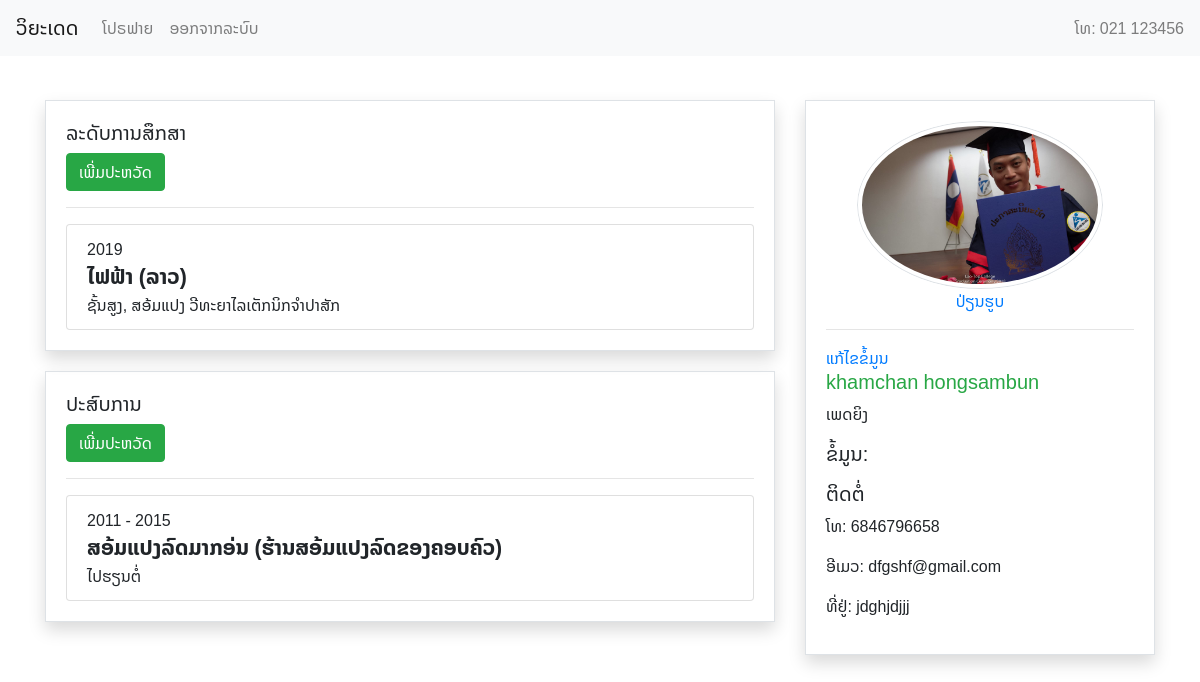
The app's page /profile.php (signed in) with its own data.
### tables this page shows
CREATE TABLE `educations` (
  `id` int(10) NOT NULL,
  `user_id` int(10) NOT NULL,
  `year_end` int(11) NOT NULL,
  `level` varchar(30) NOT NULL,
  `education_name` varchar(255) NOT NULL,
  `faculty` varchar(30) NOT NULL,
  `institute` varchar(30) NOT NULL,
  `country` varchar(30) NOT NULL
);

CREATE TABLE `experiences` (
  `id` int(10) NOT NULL,
  `experience_name` varchar(255) NOT NULL,
  `user_id` int(10) NOT NULL,
  `start` int(11) NOT NULL,
  `end` int(11) NOT NULL,
  `place` varchar(30) NOT NULL,
  `description` text NOT NULL
);

CREATE TABLE `users` (
  `id` int(11) NOT NULL,
  `user_name` varchar(30) NOT NULL,
  `password` varchar(255) NOT NULL,
  `admin` int(11) NOT NULL,
  `gender` int(10) NOT NULL,
  `f_name` varchar(20) NOT NULL,
  `l_name` varchar(20) NOT NULL,
  `tel` varchar(20) NOT NULL,
  `address` varchar(50) NOT NULL,
  `email` varchar(20) NOT NULL,
  `date_of_birth` date NOT NULL,
  `photo` varchar(255) NOT NULL DEFAULT 'profile.png',
  `about` varchar(255) NOT NULL,
  `status` int(11) NOT NULL,
  `created_at` datetime NOT NULL DEFAULT CURRENT_TIMESTAMP
);

### function.php (called while the page is built, shortened)
<?php
function is_logged_in()
{
    if (isset($_SESSION['login'])) {
        if ($_SESSION['login']) {
            return TRUE;
        }
    }
    return FALSE;
}
function check_owner($user_id)
{
    if ($_SESSION['user_id'] == $user_id) {
        return TRUE;
    }
    return FALSE;
}
function get_gender($gender)
{
    switch ($gender) {
        case 2:
            $str = 'ເພດຍິງ';
            break;
    }
    return $str;
}

### education.php (the view, shortened to what this page needs)
<?php
echo '<h5> ລະດັບການສຶກສາ </h5>';
if (isset($_GET['user_id'])) {
    $user_id = $con->real_escape_string($_GET['user_id']);
    $sql = "SELECT * FROM educations WHERE user_id = " . $user_id . " ORDER BY year_end ASC ";
} else {
    $sql = "SELECT * FROM educations WHERE user_id = " . $_SESSION['user_id'] . " ORDER BY year_end ASC ";
    echo '<button type="button" class="btn btn-success" data-toggle="modal" data-target="#exampleModal">
  ເພີ່ມປະຫວັດ
</button>';
    echo '<hr/>';
}
$rs = $con->query($sql);
if ($rs->num_rows == 0) {
    echo 'ຍັງບໍ່ມີປະຫວັດການສຶກສາ';
} else {
    echo '<ul class="list-group">';
    while ($row = $rs->fetch_object()) {
        echo '
            <li class="list-group-item">
                <span class="text-default">' . $row->year_end . '</span><br>
                <b style="font-size:16pt;">' . $row->education_name . '  (' . $row->country . ')</b>  </br>
                ' . $row->level . ', ' . $row->faculty . ' ' . $row->institute . '
            </li>
        ';
    }
    echo '</ul>';
}

### header.php (shortened to what this page needs)
<?php
include 'function.php';
?>
<!doctype html>
<html class="no-js" lang="en">
<head>
    <link rel="stylesheet" href="https://cdnjs.cloudflare.com/ajax/libs/font-awesome/4.7.0/css/font-awesome.min.css">
    <link rel="stylesheet" href="https://stackpath.bootstrapcdn.com/bootstrap/4.3.1/css/bootstrap.min.css">
    <link rel="stylesheet" href="css/custom.css">
</head>
<body>
    <nav class="navbar navbar-expand-lg navbar-light bg-light">
        <a class="navbar-brand" href="index.php"><?php echo SITE_NAME; ?> </a>
        <div class="collapse navbar-collapse" id="navbarNavAltMarkup">
            <ul class="navbar-nav mr-auto">
                <?php if (is_logged_in()) : ?>
                    <li><a class="nav-item nav-link" href="profile.php">ໂປຣຟາຍ</a></li>
                    <li><a class="nav-item nav-link" href="logout.php">ອອກຈາກລະບົບ</a></li>
                <?php endif; ?>
            </ul>
            <span class="navbar-text">
                ໂທ: <?php echo SITE_TEL; ?>
            </span>
        </div>
    </nav>
    <div class="wrap">&nbsp;</div>
    <div class="container">

### profile.php (shortened to what this page needs)
<?php
require_once 'header.php';
?>
<div class="row">
    <div class="col-md-8">
        <div class="shadow border">
            <?php require 'education.php'; ?>
        </div>
        <div class="shadow border">
            <?php require 'experience.php'; ?>
        </div>
    </div>
    <div class="col-md-4">
        <div class="shadow border">
            <?php require 'about.php'; ?>
        </div>
    </div>
</div>
<?php
require_once 'footer.php';
?>

### experience.php (shortened to what this page needs)
<?php
echo '<h5> ປະສົບການ </h5>';
require 'experience_add.php';
if (isset($_GET['user_id'])) {
    $user_id = $con->real_escape_string($_GET['user_id']);
    $sql = "SELECT * FROM experiences WHERE user_id = " . $user_id . " ORDER BY start ASC ";
} else {
    $sql = "SELECT * FROM experiences WHERE user_id = " . $_SESSION['user_id'] . " ORDER BY start ASC ";
    echo '<button type="button" class="btn btn-success" data-toggle="modal" data-target="#experienceModal">
  ເພີ່ມປະຫວັດ
</button>';
    echo '<hr/>';
}
$rs = $con->query($sql);
if ($rs->num_rows == 0) {
    echo 'ຍັງບໍ່ທັນມີປະສົບການ';
} else {
    echo '<ul class="list-group">';
    while ($row = $rs->fetch_object()) {
        echo '
            <li class="list-group-item">
                <span class="text-default">' . $row->start . ' - ' . ($row->end == 1 ? 'ປະຈຸບັນ' : $row->end) . '</span><br>
                <b style="font-size:16pt;">' . $row->experience_name . '  (' . $row->place . ')</b> <br/>
                ' . $row->description . '
            </li>
        ';
    }
    echo '</ul>';
}

### about.php (shortened to what this page needs)
<?php
if (isset($_GET['user_id'])) {
    $id = $_GET['user_id'];
} else {
    $id = $_SESSION['user_id'];
}
$sql = "SELECT * FROM users WHERE id = $id LIMIT 1";
$rs = $con->query($sql);
$row = $rs->fetch_object();
echo '
    <div class="text-center">
    <figure class="profile-img">
    <img src="images/' . $row->photo . '" class="img-thumbnail img-fluid">
    </figure>
    ';
if (is_logged_in()) :
    if (check_owner($row->id)) :
        echo '<a href="#" data-toggle="modal" data-target="#upload_modal">ປ່ຽນຮູບ</a>
        <div class="modal fade" id="upload_modal" tabindex="-1" role="dialog" aria-labelledby="upload_modal" aria-hidden="true">
            <div class="modal-dialog" role="document">
                <div class="modal-content">
                    <div class="modal-header">
                        <h5>ເພີ່ມປະຫວັດການສຶກສາ</h5>
                        <hr>
                    </div>
                    <div class="modal-body">
                        <form action="upload_photo.php" method="post" enctype="multipart/form-data">
                            <div class="form-group">
                                <input type="file" name="profile" class="form-control"/>
                            </div>
                            <div class="form-group">
                                <input type="submit" value="ອັບໂຫຼດຮູບ"/>
                            </div>
                        </form>
                    </div>
                    <div class="modal-footer">
                        <button type="button" class="btn btn-link" data-dismiss="modal">ປິດ</button>
                    </div>
                </div>
            </div>
        </div>';
    endif;
endif;
echo '</div>
    <hr/>
';
if (is_logged_in() && check_owner($row->id)) :
    echo '<a href="about_update.php">ແກ້ໄຂຂໍ້ມູນ</a>';
endif;
echo '<h5 class="text-success">' . $row->f_name . ' ' . $row->l_name . '</h5>';
echo '<p>' . get_gender($row->gender) . '</p>';
echo '<h5>ຂໍ້ມູນ:</h5>';
echo '<h5>ຕິດຕໍ່</h5>';
echo '<p>ໂທ: ' . $row->tel . '</p>';
echo '<p>ອີເມວ: ' . $row->email . '</p>';
echo '<p>ທີ່ຢູ່: ' . $row->address . '</p>';

### footer.php (shortened to what this page needs)
</div>
</body>
</html>

### css/custom.css (style rules this page uses)
*, h1, h2, h3, h4, h5, h6, p { font-family: 'Noto Sans Lao', sans-serif; }
.wrap { margin-top: 20px; }
.shadow { box-shadow: 0 1px 6px rgba(57, 73, 76, .35); padding: 20px; margin-bottom: 20px; }
.border { border: #333 solid thin; }
.profile-img { text-align: center; margin: auto; position: relative; overflow: hidden; border-radius: 50%; width: 80%; height: 80% }
.profile-img img { display: block; border-radius: 50%; width: 100%; height: 100%; }

### records on screen
educations: year_end "2019", education_name "ໄຟຟ້າ", country "ລາວ", level "ຊັ້ນສູງ", faculty "ສອ້ມແປງ", institute "ວີທະຍາໄລເຕັກນິກຈຳປາສັກ"
experiences: start "2011", end "2015", experience_name "ສອ້ມແປງລົດມາກອ່ນ", place "ຮ້ານສອ້ມແປງລົດຂອງຄອບຄົວ", description "ໄປຮຽນຕໍ່"
users: photo (picture), f_name "khamchan", l_name "hongsambun", gender "ເພດຍິງ", tel "6846796658", email "dfgshf@gmail.com", address "jdghjdjjj"

### other values on screen
SITE_NAME "ວິຍະເດດ"
SITE_TEL "021 123456"
